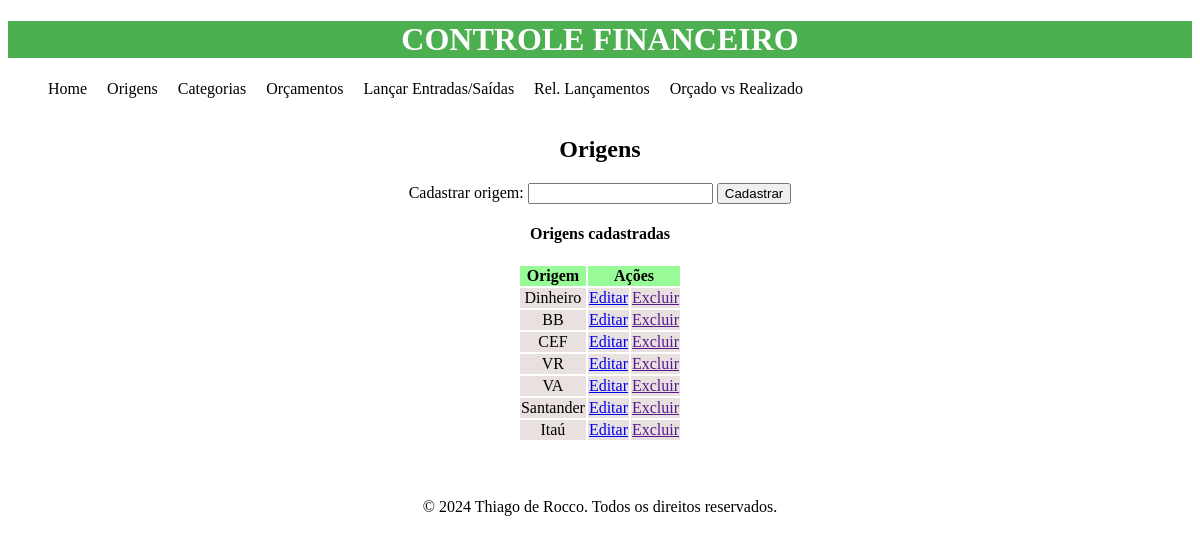
The app's page /origens/ with its own data.
### financeiro/models.py (models this page shows, shortened)
class Origem(models.Model):
    nome = models.CharField(max_length=255)

### financeiro/views.py (the view)
# urls.py: path('origens/', rel_origens, name='rel_origens'),
def rel_origens(request):
    nova_origem = Origem()
    if 'nome' in request.POST:
        nova_origem.nome = request.POST.get('nome')
        nova_origem.save()
    origens = Origem.objects.all()
    return render(request, 'financeiro/origens.html', {"origens": origens})

### financeiro/templates/financeiro/origens.html (shortened to what this page needs)
{% extends 'financeiro/base.html' %}
{% load static %}
{% block content %}
<br><br>
<h2>Origens</h2>
<form action="{% url 'rel_origens' %}" method="post">
    Cadastrar origem: <input type="text" name="nome">
    <input type="submit" value="Cadastrar">
</form>
<h4>Origens cadastradas</h4>
<table>
    <thead>
        <tr>
            <th>Origem</th>
            <th colspan="2">Ações</th>
        </tr>
    </thead>
    {% for origem in origens %}
    <tr>
        <td>{{ origem.nome }}</td><td><a href="#">Editar</a></td><td><a href="">Excluir</a></td>
    </tr>
    {% endfor %}
</table>
{% endblock %}

### financeiro/static/css/style.css (style rules this page uses)
main table { margin: 0 auto; }
h1, h2 { text-align: center; }
thead tr { background-color:#98FB98 }
tr { background-color: rgb(233,224,224) }

### records on screen
Origem: nome "Dinheiro"
Origem: nome "BB"
Origem: nome "CEF"
Origem: nome "VR"
Origem: nome "VA"
Origem: nome "Santander"
Origem: nome "Itaú"
